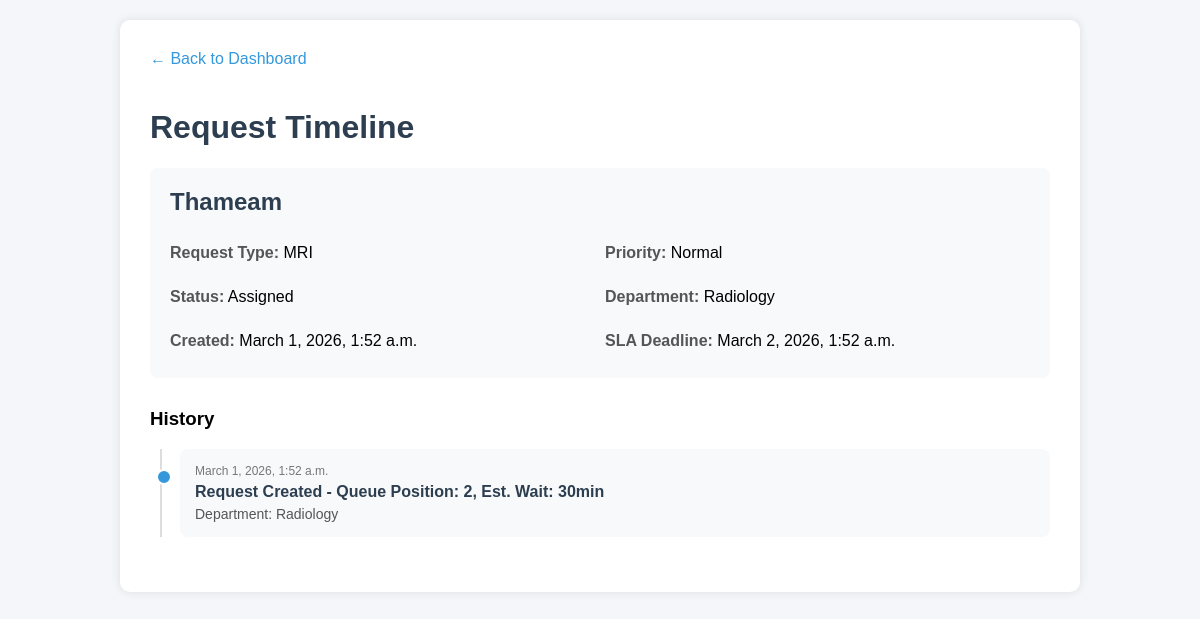
Screenshot of /timeline/8/ with the database file from the repository.
### core/models.py (models this page shows, shortened)
class Request(models.Model):
    STATUS_CHOICES = [
        ('Assigned', 'Assigned'),
        ('In Progress', 'In Progress'),
        ('Completed', 'Completed'),
        ('Closed', 'Closed'),
    ]
    PRIORITY_CHOICES = [
        ('Normal', 'Normal'),
        ('Emergency', 'Emergency'),
    ]
    CATEGORY_CHOICES = [
        ('Outpatient', 'Outpatient'),
        ('Inpatient', 'Inpatient'),
        ('Emergency', 'Emergency'),
        ('Follow-up', 'Follow-up'),
    ]
    patient_name = models.CharField(
        max_length=100,
        help_text="Patient full name"
    )
    request_type = models.CharField(
        max_length=100,
        help_text="Type of medical service requested"
    )
    priority = models.CharField(
        max_length=20,
        choices=PRIORITY_CHOICES,
        default='Normal',
        help_text="Request priority level"
    )
    category = models.CharField(
        max_length=20,
        choices=CATEGORY_CHOICES,
        default='Outpatient',
        help_text="Request category"
    )
    status = models.CharField(
        max_length=50,
        choices=STATUS_CHOICES,
        default='Assigned',
        help_text="Current request status"
    )
    assigned_department = models.ForeignKey(
        Department,
        on_delete=models.SET_NULL,
        null=True,
        blank=True,
        related_name='assigned_requests',
        help_text="Department handling this request"
    )
    queue_position = models.PositiveIntegerField(
        default=0,
        help_text="Position in department queue"
    )
    estimated_wait_time = models.PositiveIntegerField(
        default=0,
        help_text="Estimated wait time in minutes"
    )
    assigned_at = models.DateTimeField(
        null=True,
        blank=True,
        help_text="When request was assigned to department"
    )
    in_progress_at = models.DateTimeField(
        null=True,
        blank=True,
        help_text="When request status changed to In Progress"
    )
    completed_at = models.DateTimeField(
        null=True,
        blank=True,
        help_text="When request was completed"
    )
    sla_deadline = models.DateTimeField(
        null=True,
        blank=True,
        help_text="Service Level Agreement deadline"
    )
    is_escalated = models.BooleanField(
        default=False,
        help_text="Whether request has been escalated"
    )
    escalation_reason = models.TextField(
        blank=True,
        help_text="Reason for escalation"
    )
    notes = models.TextField(
        blank=True,
        help_text="Additional notes"
    )
    created_at = models.DateTimeField(auto_now_add=True)
    updated_at = models.DateTimeField(auto_now=True)
    class Meta:
        ordering = ['-priority', 'queue_position', '-created_at']
        indexes = [
            models.Index(fields=['status']),
            models.Index(fields=['priority']),
            models.Index(fields=['request_type']),
            models.Index(fields=['created_at']),
            models.Index(fields=['patient_name']),
            models.Index(fields=['category']),
            models.Index(fields=['queue_position']),
            models.Index(fields=['is_escalated']),
        ]
    @property
    def is_sla_breached(self):
        if self.sla_deadline and timezone.now() > self.sla_deadline:
            return True
        return False

class Department(models.Model):
    name = models.CharField(
        max_length=100,
        unique=True,
        help_text="Department name"
    )
    current_load = models.IntegerField(
        default=0,
        validators=[
            MinValueValidator(0, message="Load cannot be negative"),
        ],
        help_text="Current number of active requests"
    )
    threshold = models.IntegerField(
        default=5,
        validators=[
            MinValueValidator(1, message="Threshold must be at least 1"),
            MaxValueValidator(100, message="Threshold cannot exceed 100"),
        ],
        help_text="Maximum capacity before overload"
    )
    sla_hours = models.PositiveIntegerField(
        default=24,
        help_text="SLA target time in hours"
    )
    description = models.TextField(
        blank=True,
        default='',
        help_text="Department description"
    )
    is_active = models.BooleanField(
        default=True,
        help_text="Whether department is active"
    )
    created_at = models.DateTimeField(auto_now_add=True, null=True)
    updated_at = models.DateTimeField(auto_now=True, null=True)
    class Meta:
        ordering = ['name']
        indexes = [
            models.Index(fields=['name']),
            models.Index(fields=['is_active']),
        ]
    def __str__(self):
        return self.name

class RequestHistory(models.Model):
    request = models.ForeignKey(
        Request,
        on_delete=models.CASCADE,
        related_name='history',
        help_text="The request this history belongs to"
    )
    department = models.ForeignKey(
        Department,
        on_delete=models.SET_NULL,
        null=True,
        blank=True,
        related_name='request_history',
        help_text="Department at time of this history entry"
    )
    status = models.CharField(
        max_length=100,
        help_text="Status at this point in history"
    )
    notes = models.TextField(
        blank=True,
        help_text="Additional notes for this history entry"
    )
    timestamp = models.DateTimeField(auto_now_add=True)
    class Meta:
        ordering = ['-timestamp']
        verbose_name_plural = 'Request histories'
        indexes = [
            models.Index(fields=['request', '-timestamp']),
        ]

### core/views.py (the view)
# urls.py: path('timeline/<int:request_id>/', views.request_timeline, name='timeline'),
def request_timeline(request, request_id):
    req = get_object_or_404(Request, id=request_id)
    history = RequestHistory.objects.filter(request=req).order_by("timestamp")
    progress = get_request_progress(req)
    return render(request, "timeline.html", {
        "request_obj": req,
        "history": history,
        "progress": progress,
    })

### core/templates/timeline.html (shortened to what this page needs)
<!DOCTYPE html>
<html>
<head>
</head>
<body>
<div class="container">
    <a href="/" class="back-link">&larr; Back to Dashboard</a>
    <h1>Request Timeline</h1>
    <div class="request-info">
        <h2>{{ request_obj.patient_name }}</h2>
        <div class="info-grid">
            <div class="info-item">
                <span class="info-label">Request Type:</span> {{ request_obj.request_type }}
            </div>
            <div class="info-item">
                <span class="info-label">Priority:</span> {{ request_obj.priority }}
            </div>
            <div class="info-item">
                <span class="info-label">Status:</span> {{ request_obj.status }}
            </div>
            <div class="info-item">
                <span class="info-label">Department:</span> {{ request_obj.assigned_department|default:"Not assigned" }}
            </div>
            <div class="info-item">
                <span class="info-label">Created:</span> {{ request_obj.created_at }}
            </div>
            <div class="info-item">
                <span class="info-label">SLA Deadline:</span>
                {% if request_obj.sla_deadline %}
                    {{ request_obj.sla_deadline }}
                {% else %}
                    Not set
                {% endif %}
            </div>
        </div>
    </div>
    <h3>History</h3>
    <div class="timeline">
        {% for entry in history %}
        <div class="timeline-item
            {% if request_obj.is_sla_breached and forloop.last %}sla-breached{% endif %}">
            <div class="timeline-time">{{ entry.timestamp }}</div>
            <div class="timeline-status">{{ entry.status }}</div>
            {% if entry.department %}
            <div class="timeline-dept">Department: {{ entry.department.name }}</div>
            {% endif %}
        </div>
        {% empty %}
        <p>No history available.</p>
        {% endfor %}
    </div>
</div>
</body>
</html>

### core/templates/timeline.html (style rules this page uses)
body { font-family: Arial, sans-serif; background: #f4f6f9; margin: 0; padding: 20px; }
.container { max-width: 900px; margin: auto; background: white; padding: 30px; border-radius: 10px; box-shadow: 0px 0px 10px rgba(0,0,0,0.1); }
h1 { color: #2c3e50; }
.back-link { display: inline-block; margin-bottom: 20px; text-decoration: none; color: #3498db; }
.request-info { background: #f8f9fa; padding: 20px; border-radius: 8px; margin-bottom: 30px; }
.request-info h2 { margin-top: 0; color: #2c3e50; }
.info-grid { display: grid; grid-template-columns: repeat(2, 1fr); gap: 10px; }
.info-item { padding: 8px 0; }
.info-label { font-weight: bold; color: #555; }
.timeline { position: relative; padding-left: 30px; }
.timeline::before { content: ''; position: absolute; left: 10px; top: 0; bottom: 0; width: 2px; background: #ddd; }
.timeline-item { position: relative; margin-bottom: 25px; padding: 15px; background: #f8f9fa; border-radius: 8px; }
.timeline-item::before { content: ''; position: absolute; left: -24px; top: 20px; width: 12px; height: 12px; border-radius: 50%; background: #3498db; border: 2px solid white; }
.timeline-time { font-size: 12px; color: #777; margin-bottom: 5px; }
.timeline-status { font-weight: bold; color: #2c3e50; margin-bottom: 5px; }
.timeline-dept { font-size: 14px; color: #555; }

### rows the page displays
Request: patient_name "Thameam", request_type "MRI", priority "Normal", status "Assigned", assigned_department "Radiology", created_at "March 1, 2026, 1:52 a.m.", sla_deadline "March 2, 2026, 1:52 a.m."
RequestHistory: timestamp "March 1, 2026, 1:52 a.m.", status "Request Created - Queue Position: 2, Est. Wait: 30min", department.name "Radiology"
